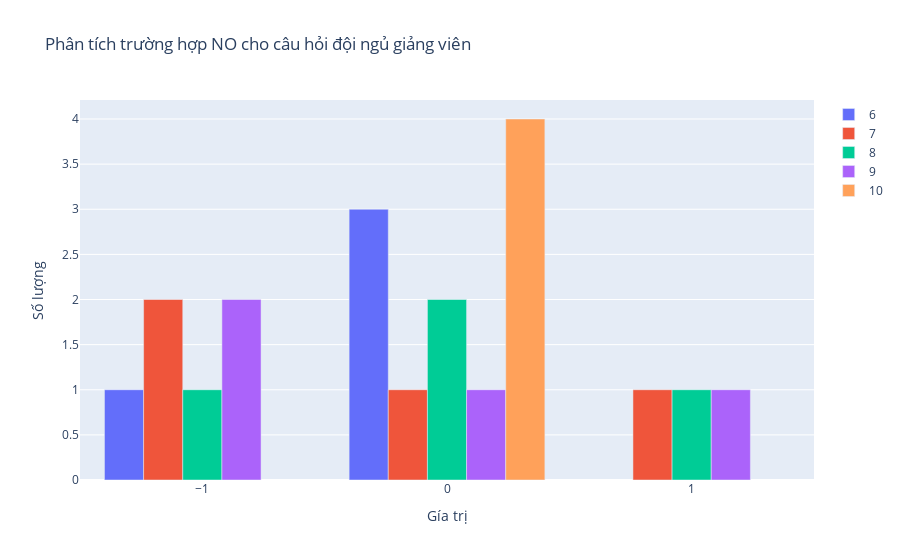

Notebook cell for this chart:
### Code cell
al_0_c2 = data_main[data_main['10'] == 0]
al_0_c2 = al_0_c2[['6','7', '8', '9', '10']]

fig = []
for i in al_0_c2.columns:
    df = al_0_c2[i].value_counts().to_frame().reset_index()
    # print(df)
    
    fig.append(
        
        go.Bar(
            x = df[i],
            y = df['count'],
            name = i,
            # text_auto='.s'
        )
    )
layout = go.Layout(
    title='Phân tích trường hợp NO cho câu hỏi đội ngủ giảng viên',
    xaxis=dict(title='Gía trị'),
    yaxis=dict(title='Số lượng'),
    barmode='group'
)

# Vẽ biểu đồ và hiển thị
fig = go.Figure(data=fig, layout=layout)
iplot(fig)

### Figure 1 — Plotly figure (JSON) as saved in the notebook; plotly's stock layout.template omitted (floating-point values rounded to 4 significant figures)
{"data": [{"name": "6", "type": "bar", "x": [0, -1], "y": [3, 1]}, {"name": "7", "type": "bar", "x": [-1, 1, 0], "y": [2, 1, 1]}, {"name": "8", "type": "bar", "x": [0, 1, -1], "y": [2, 1, 1]}, {"name": "9", "type": "bar", "x": [-1, 0, 1], "y": [2, 1, 1]}, {"name": "10", "type": "bar", "x": [0], "y": [4]}], "layout": {"barmode": "group", "title": {"text": "Phân tích trường hợp NO cho câu hỏi đội ngủ giảng viên"}, "xaxis": {"title": {"text": "Gía trị"}}, "yaxis": {"title": {"text": "Số lượng"}}}}
